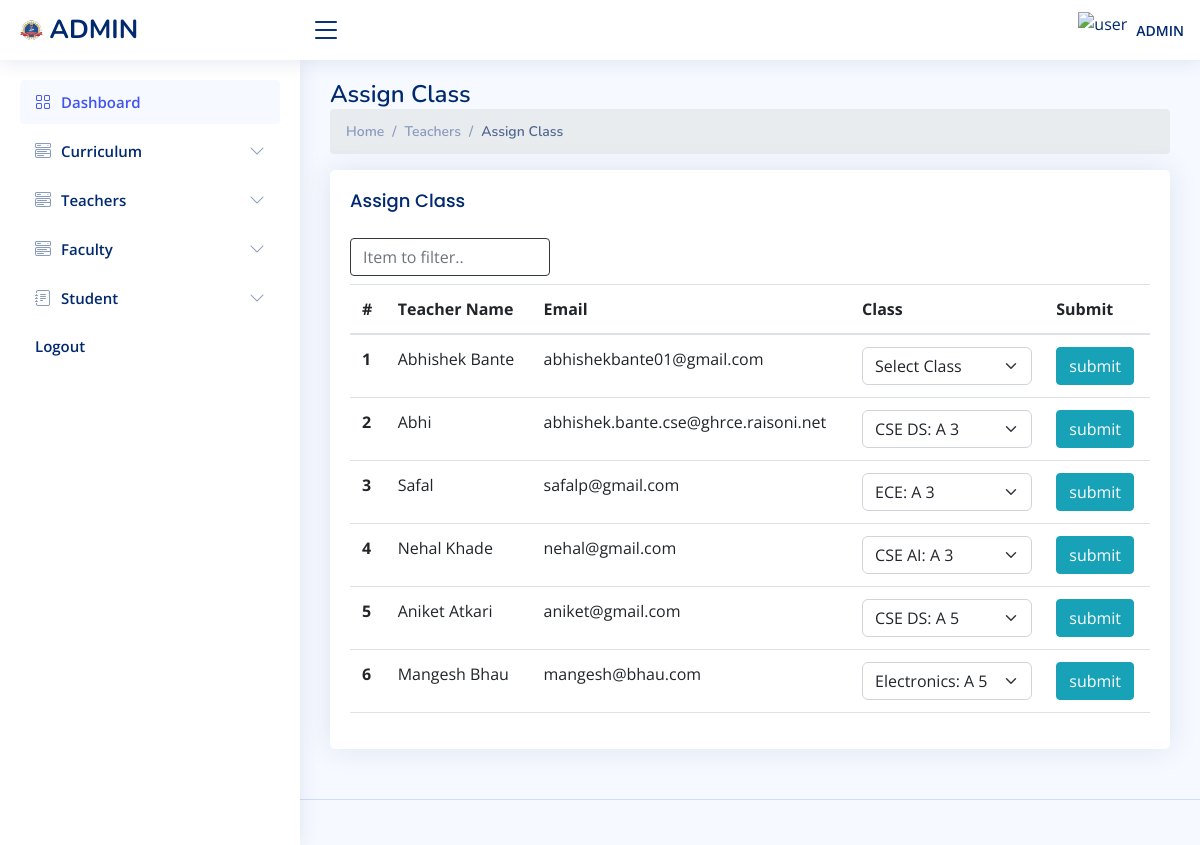
The page /admin/assign_class.php (signed in) on the database its author committed.
### tables this page shows
CREATE TABLE `teacher` (
  `tid` int(11) NOT NULL,
  `name` varchar(255) NOT NULL,
  `email` varchar(255) NOT NULL,
  `phone` varchar(15) NOT NULL,
  `salary` int(11) NOT NULL
);

### admin/connect/db.php (called while the page is built)
<?php
class connect{
    public $servername = "localhost";
    private $username = "root";
    private $password = "";
    private $dbname = "jit_college";
    public function dbconnect()
	{
		$db=mysqli_connect($this->servername,$this->username,$this->password,$this->dbname);
		return $db;
	}
}
?>

### admin/connect/fun.php (called while the page is built, shortened)
<?php
class fun
{
    private $db;
    function __construct($con)
    {
        $this->db = $con;
    }
   public function fetchDepartmentWithId($id){
        $sql = "SELECT * FROM `dept` WHERE `dept_id` = $id";
        $fetch = mysqli_query($this->db, $sql);
        return $fetch;
   }
   public function fetchAllSection(){
    $sql = "SELECT * FROM `class` WHERE 1";
    $fetch = mysqli_query($this->db, $sql);
    return $fetch;
   }
    public function fetchAllTeachers(){
     $sql = "SELECT * FROM `teacher` WHERE 1";
     $fetch = mysqli_query($this->db, $sql);
     return $fetch;
    }
}
?>

### admin/assign_class.php (the view, shortened to what this page needs)
<?php
  include "connect/db.php";
  include "connect/fun.php";
  $connect = new connect();
  $fun=new fun($connect->dbconnect());
  $fetch = $fun->fetchAllTeachers();
?>
<!DOCTYPE html>
<html lang="en">
<head>
  <?php
  include "include/links.php";
 ?>
</head>
<body>
  <?php
  include "include/header.php";
 ?>
  <?php
  include "include/sideBar.php";
 ?>
  <main id="main" class="main">
    <div class="pagetitle">
        <h1>Assign Class</h1>
        <nav>
          <ol class="breadcrumb">
            <li class="breadcrumb-item"><a href="index.php">Home</a></li>
            <li class="breadcrumb-item">Teachers</li>
            <li class="breadcrumb-item active">Assign Class</li>
          </ol>
        </nav>
      </div>
      <section class="section">
        <div class="row">
          <div class="col-lg-12">
            <div class="card">
            <div class="card-body">
                <h5 class="card-title">Assign Class</h5>
                <div class="table-responsive">
                  <div>
                    <input type="text" class="cd-search table-filter form-control w-25 mb-2 border border-dark rounded-xl" data-table="order-table" placeholder="Item to filter.." />
                  </div>
                    <table class="table  cd-table order-table ">
                        <thead>
                          <tr>
                            <th scope="col">#</th>
                            <th scope="col">Teacher Name</th>
                            <th scope="col">Email</th>
                            <th scope="col">Class</th>
                            <th scope="col">Submit</th>
                          </tr>
                        </thead>
                        <tbody>
                        <?php
                            if(mysqli_num_rows($fetch)>0){
                                $sr = 1;
                                while($res = mysqli_fetch_assoc($fetch)){
                                  $id = $res['tid'];
                                  $class = $fun->fetchAllSection();
                        ?>
                          <tr>
                            <form action="assign_class.php" method="POST">
                                  <th scope="row">
                                    <?php echo $sr?>
                                  </th>
                                  <td><?php echo $res['name']?></td>
                                  <td><?php echo $res['email']?></td>
                                  <td>
                                  <select name="class" id="class" class="form-select">
                                      <option value="">Select Class</option>
                                      <?php
                                          if(mysqli_num_rows($class)> 0){
                                            while($row = mysqli_fetch_array($class)) {
                                                $checked = ($id == $row['class_teacher'])?('selected'):('');
                                              $dept = $row['dept'];
                                              $department = $fun->fetchDepartmentWithId($dept);
                                              $dept = mysqli_fetch_assoc($department);
                                      ?>
                                            <option value="<?php echo $row['class_id']?>" <?php echo $checked?>><?php echo $dept['name'].": ".$row['sec']."  ".$row['sem']?></option>
                                      <?php
                                            }
                                          }
                                      ?>
                                    </select>
                                  </td>
                                  <td>
                                    <input type="submit" name="submit" id="submit" value="submit" class="btn btn-info">
                                  </td>
                            </form>
                          </tr>
                         <?php
                            $sr++;
                            }
                        }
                         ?>
                        </tbody>
                      </table>
                </div>
              </div>
            </div>
          </div>
        </div>
      </section>
  </main>
  <?php
  include "include/footer.php";
 ?>
</body>
</html>

### admin/include/links.php (shortened to what this page needs)
  <link rel="stylesheet" href="https://cdn.jsdelivr.net/npm/bootstrap@5.2.3/dist/css/bootstrap.min.css">
<link rel="stylesheet" href="https://cdn.jsdelivr.net/npm/bootstrap-icons@1.3.0/font/bootstrap-icons.css">
  <link href='https://unpkg.com/boxicons@2.1.4/css/boxicons.min.css' rel='stylesheet'>
  <link rel="stylesheet" href="https://cdnjs.cloudflare.com/ajax/libs/quill/1.3.7/quill.bubble.css" />
  <link rel="stylesheet" href="https://cdnjs.cloudflare.com/ajax/libs/quill/1.3.7/quill.snow.css" />
  <link rel="stylesheet" href="https://cdnjs.cloudflare.com/ajax/libs/remixicon/3.5.0/remixicon.css" />
  <link href="https://cdn.jsdelivr.net/npm/simple-datatables@latest/dist/style.css" rel="stylesheet" type="text/css">
  <link rel="stylesheet" href="https://stackpath.bootstrapcdn.com/bootstrap/4.3.1/css/bootstrap.min.css">
  <link href="assets/css/style.css" rel="stylesheet">

### admin/include/header.php (shortened to what this page needs)
<header id="header" class="header fixed-top d-flex align-items-center">
<?php
   require_once "connect/db.php";
   require_once "connect/fun.php";
   $connect=new connect();
   $fun=new fun($connect->dbconnect());
?>
<div class="d-flex align-items-center justify-content-between">
  <a href="index.php" class="logo d-flex align-items-center">
    <img src="./../images/jit_logo.png" alt="">
    <span class="d-none d-lg-block"> ADMIN</span>
  </a>
  <i class="bi bi-list toggle-sidebar-btn"></i>
</div>
<nav class="header-nav ms-auto">
  <ul class="d-flex align-items-center">
    <li class="nav-item dropdown pe-3">
      <a class="nav-link nav-profile d-flex align-items-center pe-0" href="#" data-bs-toggle="dropdown">
      <img width="50" height="50" src="https://img.icons8.com/ios-filled/50/user.png" alt="user"/>
        <span class="d-none d-md-block  ps-2">ADMIN</span>
      </a>
  </ul>
</nav>
</header>

### admin/include/sideBar.php (shortened to what this page needs)
<aside id="sidebar" class="sidebar">
  <ul class="sidebar-nav" id="sidebar-nav">
    <li class="nav-item">
      <a class="nav-link " href="index.php">
        <i class="bi bi-grid"></i>
        <span>Dashboard</span>
      </a>
    </li>
    <li class="nav-item">
      <a class="nav-link collapsed" data-bs-target="#batch-nav" data-bs-toggle="collapse" href="#">
        <i class="bi bi-menu-button-wide"></i><span>Curriculum</span><i class="bi bi-chevron-down ms-auto"></i>
      </a>
    </li>
    <li class="nav-item">
      <a class="nav-link collapsed" data-bs-target="#course-nav" data-bs-toggle="collapse" href="#">
        <i class="bi bi-menu-button-wide"></i><span>Teachers</span><i class="bi bi-chevron-down ms-auto"></i>
      </a>
    </li>
  <li class="nav-item">
      <a class="nav-link collapsed" data-bs-target="#faculty-nav" data-bs-toggle="collapse" href="#">
        <i class="bi bi-menu-button-wide"></i><span>Faculty</span><i class="bi bi-chevron-down ms-auto"></i>
      </a>
    </li>
  <li class="nav-item">
    <a class="nav-link collapsed" data-bs-target="#intern-nav" data-bs-toggle="collapse" href="#">
      <i class="bi bi-journal-text"></i><span>Student</span><i class="bi bi-chevron-down ms-auto"></i>
    </a>
  </li>
  <li class="nav-item">
    <a class="nav-link collapsed" href="logout.php">
      Logout
    </a>
  </li>
</aside>

### admin/include/footer.php (shortened to what this page needs)
<footer id="footer" class="footer">
    <div class="credits">
    </div>
  </footer>
  <link rel="stylesheet" href="https://cdn.datatables.net/autofill/2.6.0/css/autoFill.dataTables.min.css">

### admin/assets/css/style.css (style rules this page uses)
:root { scroll-behavior: smooth; }
body { font-family: "Open Sans", sans-serif; background: #f6f9ff; color: #444444; }
a { color: #4154f1; text-decoration: none; }
h1, h2, h3, h4, h5, h6 { font-family: "Nunito", sans-serif; }
#main { margin-top: 60px; padding: 20px 30px; transition: all 0.3s; }
.pagetitle { margin-bottom: 10px; }
.pagetitle h1 { font-size: 24px; margin-bottom: 0; font-weight: 600; color: #012970; }
.card { margin-bottom: 30px; border: none; border-radius: 5px; box-shadow: 0px 0 30px rgba(1, 41, 112, 0.1); }
.card-title { padding: 20px 0 15px 0; font-size: 18px; font-weight: 500; color: #012970; font-family: "Poppins", sans-serif; }
.card-body { padding: 0 20px 20px 20px; }
.breadcrumb { font-size: 14px; font-family: "Nunito", sans-serif; color: #899bbd; font-weight: 600; }
.breadcrumb a { color: #899bbd; transition: 0.3s; }
.breadcrumb .breadcrumb-item::before { color: #899bbd; }
.breadcrumb .active { color: #51678f; font-weight: 600; }
.logo { line-height: 1; }
@media (min-width: 1200px) { .logo { width: 280px; } }
.logo img { max-height: 26px; margin-right: 6px; }
.logo span { font-size: 26px; font-weight: 700; color: #012970; font-family: "Nunito", sans-serif; }
.header { transition: all 0.5s; z-index: 997; height: 60px; box-shadow: 0px 2px 20px rgba(1, 41, 112, 0.1); background-color: #fff; padding-left: 20px; }
.header .toggle-sidebar-btn { font-size: 32px; padding-left: 10px; cursor: pointer; color: #012970; }
.header-nav ul { list-style: none; }
.header-nav>ul { margin: 0; padding: 0; }
.header-nav .nav-profile { color: #012970; }
.header-nav .nav-profile img { max-height: 36px; }
.header-nav .nav-profile span { font-size: 14px; font-weight: 600; }
.sidebar { position: fixed; top: 60px; left: 0; bottom: 0; width: 300px; z-index: 996; transition: all 0.3s; padding: 20px; overflow-y: auto; scrollbar-width: thin; scrollbar-color: #aab7cf transparent; box-shadow: 0px 0px 20px rgba(1, 41, 112, 0.1); background-color: #fff; }
@media (min-width: 1200px) { #main, #footer { margin-left: 300px; } }
.sidebar-nav { padding: 0; margin: 0; list-style: none; }
.sidebar-nav li { padding: 0; margin: 0; list-style: none; }
.sidebar-nav .nav-item { margin-bottom: 5px; }
.sidebar-nav .nav-link { display: flex; align-items: center; font-size: 15px; font-weight: 600; color: #4154f1; transition: 0.3; background: #f6f9ff; padding: 10px 15px; border-radius: 4px; }
.sidebar-nav .nav-link i { font-size: 16px; margin-right: 10px; color: #4154f1; }
.sidebar-nav .nav-link.collapsed { color: #012970; background: #fff; }
.sidebar-nav .nav-link.collapsed i { color: #899bbd; }
.sidebar-nav .nav-link .bi-chevron-down { margin-right: 0; transition: transform 0.2s ease-in-out; }
.footer { padding: 20px 0; font-size: 14px; transition: all 0.3s; border-top: 1px solid #cddfff; }
.footer .credits { padding-top: 5px; text-align: center; font-size: 13px; color: #012970; }

### rows shown on the page
teacher: name "Abhishek Bante", email "abhishekbante01@gmail.com"
teacher: name "Abhi", email "abhishek.bante.cse@ghrce.raisoni.net"
teacher: name "Safal", email "safalp@gmail.com"
teacher: name "Nehal Khade", email "nehal@gmail.com"
teacher: name "Aniket Atkari", email "aniket@gmail.com"
teacher: name "Mangesh Bhau", email "mangesh@bhau.com"

### other values the page prints
form field class "CSE DS: A 3"
form field class "ECE: A 3"
form field class "CSE AI: A 3"
form field class "CSE DS: A 5"
form field class "Electronics: A 5"
